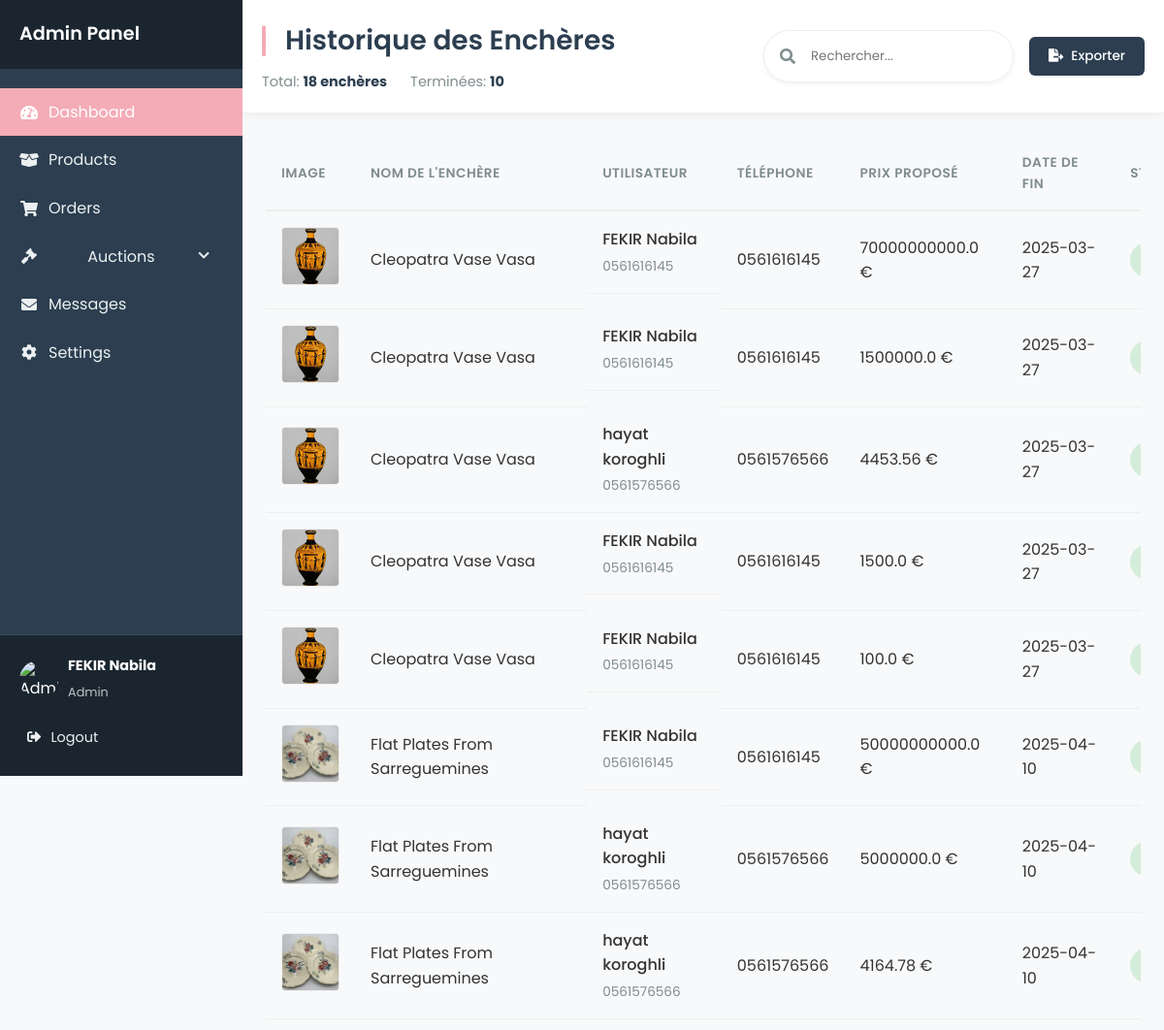
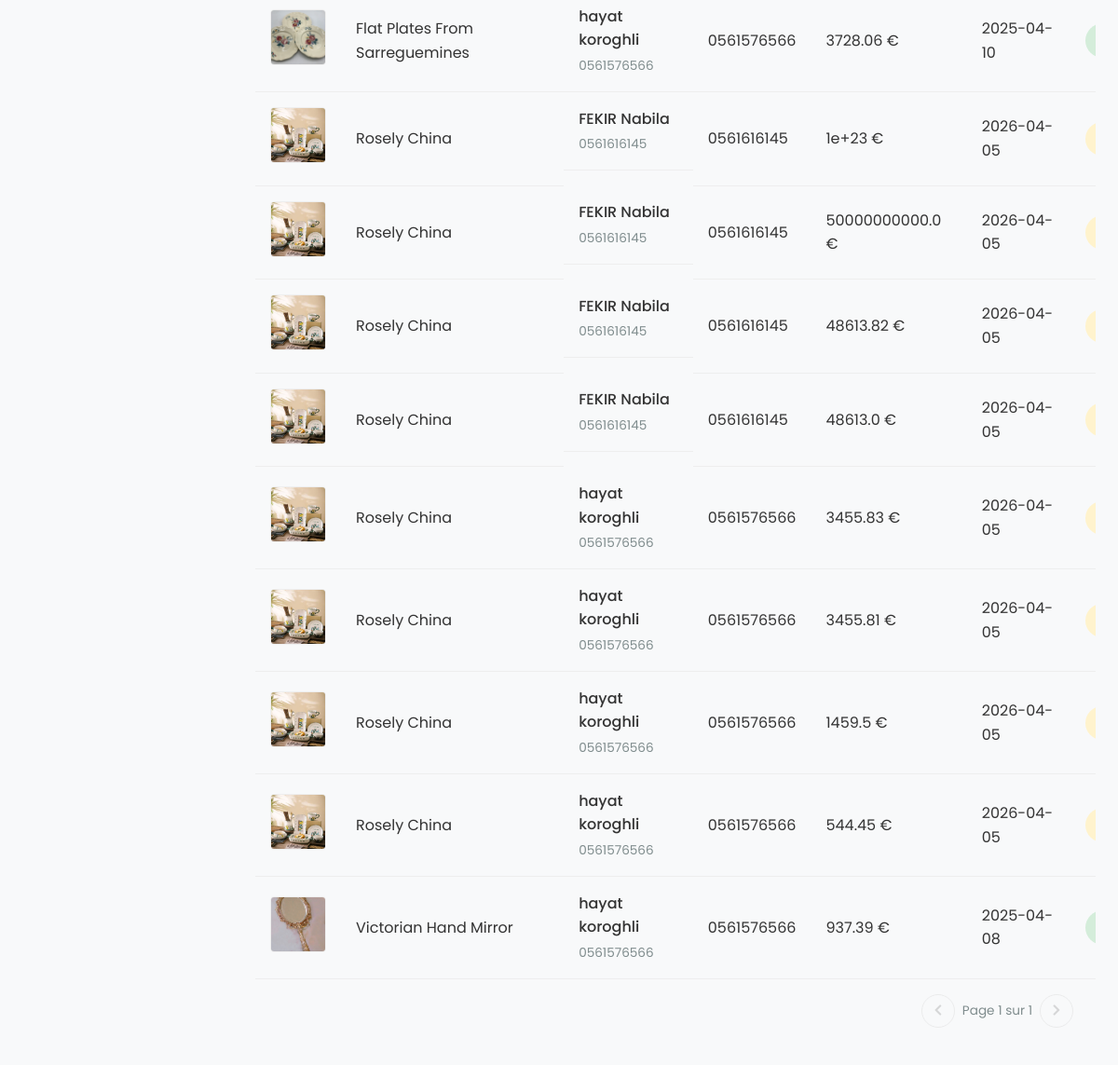
Page /admin/historique_encheres (signed in) on the committed database (2 pictures, top to bottom).
### tables this page shows
CREATE TABLE users (
            id INTEGER PRIMARY KEY AUTOINCREMENT,
            FirstName TEXT NOT NULL,
            LastName TEXT NOT NULL,
            Email TEXT UNIQUE NOT NULL,
            phoneNum TEXT NOT NULL,
            password TEXT NOT NULL, 
            is_admin INTEGER NOT NULL DEFAULT 0 CHECK(is_admin IN (0,1))  
        );

CREATE TABLE historique_enchere (
            id_enchere INTEGER NOT NULL,
            id_user INTEGER,
            proposed_price REAL NOT NULL,
            FOREIGN KEY (id_user) REFERENCES users(id),
            FOREIGN KEY (id_enchere) REFERENCES enchere(id),
            PRIMARY KEY (id_enchere, id_user, proposed_price)
            
        );

CREATE TABLE enchere (
            id_enchere INTEGER PRIMARY KEY AUTOINCREMENT,
            name TEXT NOT NULL,
            etat TEXT NOT NULL DEFAULT 'En cours',
            description TEXT NOT NULL,
            image_url TEXT, 
            prix REAL NOT NULL,
            date_fin DATE NOT NULL,
            adresse TEXT NOT NULL
        );

### app.py (the view)
@app.route("/admin/historique_encheres", methods=["GET"])
def historique_encheres():
    conn = get_db()
    cursor = conn.cursor()
    current_date = datetime.now().date()
    cursor.execute(
        """
        SELECT
            e.image_url,
            e.name AS enchere_name,
            e.date_fin,
            u.FirstName || ' ' || u.LastName AS user_full_name,
            u.phoneNum,
            h.proposed_price,
            e.etat,
            CASE
                WHEN e.etat = 'Annulée' THEN 'Annulée'
                WHEN e.date_fin < ? THEN 'Terminée'
                ELSE 'En cours'
            END AS calculated_etat
        FROM historique_enchere h
        JOIN enchere e ON h.id_enchere = e.id_enchere
        JOIN users u ON h.id_user = u.id
        ORDER BY e.name, h.proposed_price DESC, e.date_fin DESC
    """,
        (current_date,),
    )
    historique = cursor.fetchall()
    completed_count = sum(
        1 for item in historique if item["calculated_etat"] == "Terminée"
    )
    conn.close()
    return render_template(
        "historique_encheres.html",
        historique=historique,
        completed_count=completed_count,
    )

### app.py (called while the page is built)
@login_manager.user_loader
def load_user(user_id):
    conn = get_db()
    user = conn.execute("SELECT * FROM users WHERE id = ?", (user_id,)).fetchone()
    conn.close()
    if user:
        return User(
            user["id"],
            user["FirstName"],
            user["LastName"],
            user["Email"],
            user["phoneNum"],
            user["password"],
            user["is_admin"],
        )
    return None

def get_db():
    conn = sqlite3.connect("database.db")
    conn.row_factory = sqlite3.Row
    return conn

### templates/historique_encheres.html (shortened to what this page needs)
<!DOCTYPE html>
<html lang="fr">
  <head>
    <link
      rel="stylesheet"
      href="https://cdnjs.cloudflare.com/ajax/libs/font-awesome/5.15.4/css/all.min.css" />
  </head>
  <body>
    <div class="admin-container">
    <aside class="sidebar">
        <div class="sidebar-header">
            <h2>Admin Panel</h2>
        </div>
        <ul class="sidebar-menu">
            <li class="active">
                <a href="{{ url_for('home_admin') }}">
                    <i class="fas fa-tachometer-alt"></i>
                    <span>Dashboard</span>
                </a>
            </li>
            <li >
                <a href="{{ url_for('gestion_produits') }}">
                    <i class="fas fa-box-open"></i>
                    <span>Products</span>
                </a>
            </li>
            <li >
                <a href="{{ url_for('admin_orders') }}" >
                    <i class="fas fa-shopping-cart"></i>
                    <span>Orders</span>
                </a>
            </li>
            <li class="has-submenu">
                <a href="#" class="submenu-toggle">
                    <i class="fas fa-gavel"></i>
                    <span>Auctions</span>
                    <i class="fas fa-chevron-down dropdown-icon"></i>
                </a>
            </li>
            <li>
                <a href="{{ url_for('admin_messages') }}">
                    <i class="fas fa-envelope"></i>
                    <span>Messages</span>
                </a>
            </li>
            <li>
                <a href="#">
                    <i class="fas fa-cog"></i>
                    <span>Settings</span>
                </a>
            </li>
        </ul>
        <div class="sidebar-footer">
            <div class="user-profile">
                <img src="{{ url_for('static', filename='img/admin-avatar.jpg') }}" alt="Admin" />
                <div class="user-info">
                    <h4>{{ current_user.FirstName }} {{ current_user.LastName }}</h4>
                    <small>Admin</small>
                </div>
            </div>
            <a href="{{ url_for('logout') }}" class="logout-btn">
                <i class="fas fa-sign-out-alt"></i>
                <span>Logout</span>
            </a>
        </div>
    </aside>
      <div class="content-wrapper">
        <header class="main-header">
          <div class="header-title">
            <h1>Historique des Enchères</h1>
            <div class="auction-summary">
              <div class="summary-item">
                Total: <strong>{{ historique|length }} enchères</strong>
              </div>
              <div class="summary-item">
                Terminées: <strong>{{ completed_count }}</strong>
              </div>
            </div>
          </div>
          <div class="header-actions">
            <div class="search-box">
              <i class="fas fa-search"></i>
              <input type="text" placeholder="Rechercher..." />
            </div>
            <button class="btn export-btn">
              <i class="fas fa-file-export"></i>
              Exporter
            </button>
          </div>
        </header>
        <main class="main-content">
            <div class="table-responsive">
              <table class="auctions-table">
                <thead>
                  <tr>
                    <th>Image</th>
                    <th>Nom de l'Enchère</th>
                    <th>Utilisateur</th>
                    <th>Téléphone</th>
                    <th>Prix Proposé</th>
                    <th>Date de Fin</th>
                    <th>Statut</th>
                  </tr>
                </thead>
                <tbody>
                  {% if historique|length > 0 %}
                    {% for item in historique %}
                    <tr>
                      <td>
                        <img
                          src="{{ url_for('static', filename=item.image_url) }}"
                          alt="{{ item.enchere_name }}"
                          class="product-image" />
                      </td>
                      <td>{{ item.enchere_name }}</td>
                      <td class="user-cell">
                        <span class="user-name">{{ item.user_full_name }}</span>
                        <span class="user-phone">{{ item.phoneNum }}</span>
                      </td>
                      <td>{{ item.phoneNum }}</td>
                      <td>{{ item.proposed_price }} €</td>
                      <td>{{ item.date_fin }}</td>
                      <td>
                          {% if item.calculated_etat == 'Terminée' %}
                            <span class="status-badge status-completed">{{ item.calculated_etat }}</span>
                          {% elif item.calculated_etat == 'Annulée' %}
                            <span class="status-badge status-canceled">{{ item.calculated_etat }}</span>
                          {% else %}
                            <span class="status-badge status-active">{{ item.calculated_etat }}</span>
                          {% endif %}
                      </td>
                    </tr>
                    {% endfor %}
                  {% endif %}
                </tbody>
              </table>
            </div>
            {% if historique|length > 0 %}
            <div class="table-footer">
              <div class="table-pagination">
                <button class="pagination-btn" disabled>
                  <i class="fas fa-chevron-left"></i>
                </button>
                <span class="page-info">Page 1 sur 1</span>
                <button class="pagination-btn" disabled>
                  <i class="fas fa-chevron-right"></i>
                </button>
              </div>
            </div>
            {% endif %}
          </div>
      </div>
  </body>
</html>

### rows in the picture
users: FirstName "FEKIR", LastName "Nabila"
historique_enchere: image_url (picture), enchere_name "Cleopatra Vase Vasa", user_full_name "FEKIR Nabila", phoneNum "0561616145", proposed_price "70000000000.0", date_fin "2025-03-27"
historique_enchere: image_url (picture), enchere_name "Cleopatra Vase Vasa", user_full_name "FEKIR Nabila", phoneNum "0561616145", proposed_price "1500000.0", date_fin "2025-03-27"
historique_enchere: image_url (picture), enchere_name "Cleopatra Vase Vasa", user_full_name "hayat koroghli", phoneNum "0561576566", proposed_price "4453.56", date_fin "2025-03-27"
historique_enchere: image_url (picture), enchere_name "Cleopatra Vase Vasa", user_full_name "FEKIR Nabila", phoneNum "0561616145", proposed_price "1500.0", date_fin "2025-03-27"
historique_enchere: image_url (picture), enchere_name "Cleopatra Vase Vasa", user_full_name "FEKIR Nabila", phoneNum "0561616145", proposed_price "100.0", date_fin "2025-03-27"
historique_enchere: name (picture), enchere_name "Flat Plates From Sarreguemines", user_full_name "FEKIR Nabila", phoneNum "0561616145", proposed_price "50000000000.0", date_fin "2025-04-10"
historique_enchere: name (picture), enchere_name "Flat Plates From Sarreguemines", user_full_name "hayat koroghli", phoneNum "0561576566", proposed_price "5000000.0", date_fin "2025-04-10"
historique_enchere: name (picture), enchere_name "Flat Plates From Sarreguemines", user_full_name "hayat koroghli", phoneNum "0561576566", proposed_price "4164.78", date_fin "2025-04-10"
historique_enchere: name (picture), enchere_name "Flat Plates From Sarreguemines", user_full_name "hayat koroghli", phoneNum "0561576566", proposed_price "3728.06", date_fin "2025-04-10"
historique_enchere: name (picture), enchere_name "Rosely China", user_full_name "FEKIR Nabila", phoneNum "0561616145", proposed_price "1e+23", date_fin "2026-04-05"
historique_enchere: name (picture), enchere_name "Rosely China", user_full_name "FEKIR Nabila", phoneNum "0561616145", proposed_price "50000000000.0", date_fin "2026-04-05"
historique_enchere: name (picture), enchere_name "Rosely China", user_full_name "FEKIR Nabila", phoneNum "0561616145", proposed_price "48613.82", date_fin "2026-04-05"
historique_enchere: name (picture), enchere_name "Rosely China", user_full_name "FEKIR Nabila", phoneNum "0561616145", proposed_price "48613.0", date_fin "2026-04-05"
historique_enchere: name (picture), enchere_name "Rosely China", user_full_name "hayat koroghli", phoneNum "0561576566", proposed_price "3455.83", date_fin "2026-04-05"
historique_enchere: name (picture), enchere_name "Rosely China", user_full_name "hayat koroghli", phoneNum "0561576566", proposed_price "3455.81", date_fin "2026-04-05"
historique_enchere: name (picture), enchere_name "Rosely China", user_full_name "hayat koroghli", phoneNum "0561576566", proposed_price "1459.5", date_fin "2026-04-05"
historique_enchere: name (picture), enchere_name "Rosely China", user_full_name "hayat koroghli", phoneNum "0561576566", proposed_price "544.45", date_fin "2026-04-05"
historique_enchere: name (picture), enchere_name "Victorian Hand Mirror", user_full_name "hayat koroghli", phoneNum "0561576566", proposed_price "937.39", date_fin "2025-04-08"

### other values in the picture
{{ historique|length }} "18"
{{ completed_count }} "10"
